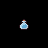

This is a level from a 2D game, rendered from its Tiled map with the project's own tilesets. A one-line summary and the complete map file follow:
An orthogonal 3x3 tile map with 16x16 px tiles, 1 tile layer (Tilelaag 1), 3 tilesets.

<map version="1.10" tiledversion="1.10.2" orientation="orthogonal" renderorder="right-down" width="3" height="3" tilewidth="16" tileheight="16" infinite="0" nextlayerid="3" nextobjectid="1">
 <tileset firstgid="1" source="Dungeon_Characters.tsx" />
 <tileset firstgid="1" source="Dungeon_Tileset.tsx" />
 <tileset firstgid="86" source="../Dungeon_Tileset.tsx" />
 <layer id="1" name="Tilelaag 1" width="3" height="3">
  <data encoding="csv">
0,0,0,
0,183,0,
0,0,0
</data>
 </layer>
</map>
